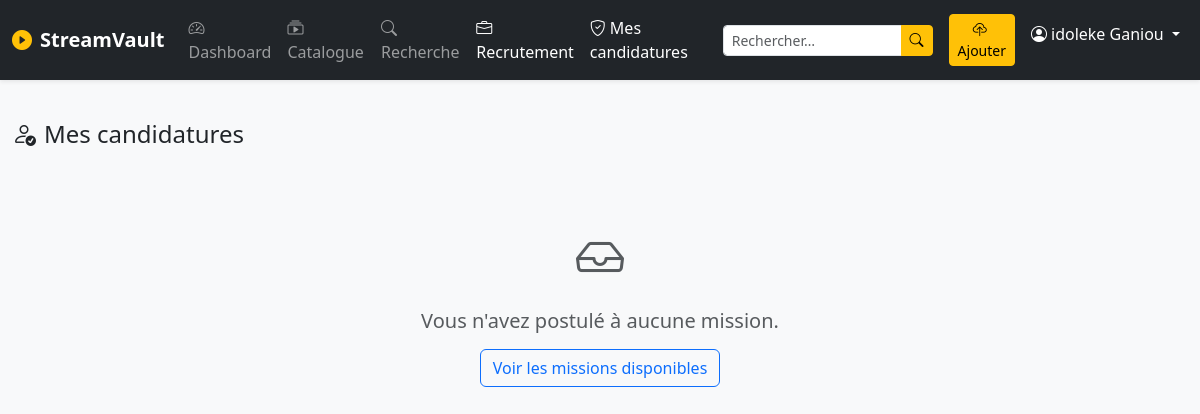
The app's page /recrutement/mes-candidatures/ (signed in), older data.
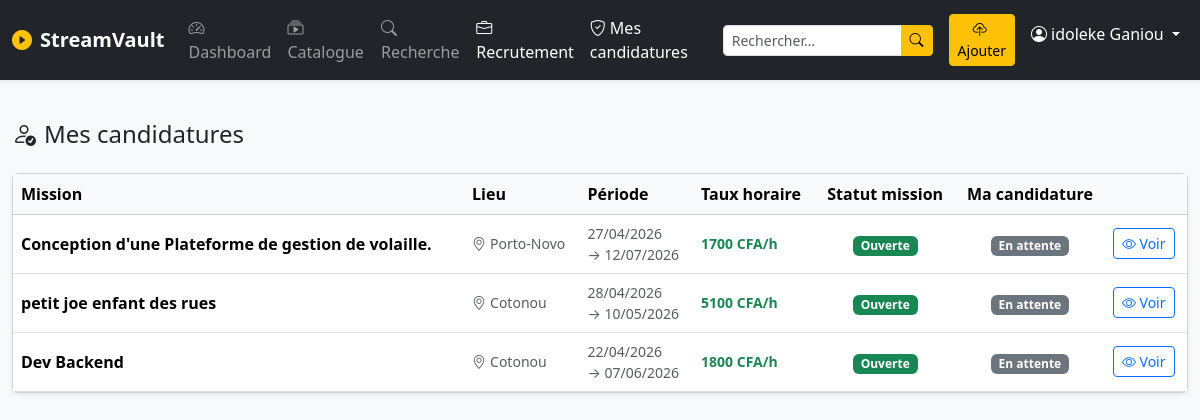
The same page, newer data.
### recrutement/models.py (models this page shows, shortened)
class Candidature(models.Model):
    STATUT_EN_ATTENTE = "attente"
    STATUT_ACCEPTEE   = "acceptee"
    STATUT_REFUSEE    = "refusee"
    STATUT_CHOICES = [
        (STATUT_EN_ATTENTE, "En attente"),
        (STATUT_ACCEPTEE,   "Acceptée"),
        (STATUT_REFUSEE,    "Refusée"),
    ]
    mission   = models.ForeignKey(
        Mission,
        on_delete=models.CASCADE,
        related_name="candidatures",
        verbose_name="Mission",
    )
    candidat  = models.ForeignKey(
        settings.AUTH_USER_MODEL,
        on_delete=models.CASCADE,
        related_name="candidatures",
        verbose_name="Candidat",
    )
    statut    = models.CharField(
        max_length=10,
        choices=STATUT_CHOICES,
        default=STATUT_EN_ATTENTE,
        verbose_name="Statut",
    )
    message   = models.TextField(blank=True, verbose_name="Message de motivation")
    postule_le = models.DateTimeField(auto_now_add=True)
    class Meta:
        verbose_name = "Candidature"
        verbose_name_plural = "Candidatures"
        ordering = ["-postule_le"]
        unique_together = ("mission", "candidat")

class Mission(models.Model):
    STATUT_OUVERTE   = "ouverte"
    STATUT_FERMEE    = "fermee"
    STATUT_POURVUE   = "pourvue"
    STATUT_CHOICES = [
        (STATUT_OUVERTE,  "Ouverte"),
        (STATUT_FERMEE,   "Fermée"),
        (STATUT_POURVUE,  "Pourvue"),
    ]
    titre       = models.CharField(max_length=200, verbose_name="Titre de la mission")
    description = models.TextField(verbose_name="Description")
    date_debut  = models.DateField(verbose_name="Date de début")
    date_fin    = models.DateField(verbose_name="Date de fin")
    heure       = models.TimeField(verbose_name="Heure de début")
    taux_horaire = models.DecimalField(
        max_digits=8, decimal_places=2, verbose_name="Taux horaire (CFA)"
    )
    competences = models.ManyToManyField(
        Competence,
        blank=True,
        related_name="missions",
        verbose_name="Compétences requises",
    )
    lieu        = models.CharField(max_length=200, verbose_name="Lieu")
    image       = models.ImageField(
        upload_to="missions/",
        blank=True,
        null=True,
        verbose_name="Image",
    )
    statut      = models.CharField(
        max_length=10,
        choices=STATUT_CHOICES,
        default=STATUT_OUVERTE,
        verbose_name="Statut",
    )
    auteur      = models.ForeignKey(
        settings.AUTH_USER_MODEL,
        on_delete=models.CASCADE,
        related_name="missions",
        verbose_name="Auteur",
    )
    cree_le     = models.DateTimeField(auto_now_add=True)
    modifie_le  = models.DateTimeField(auto_now=True)
    class Meta:
        verbose_name = "Mission"
        verbose_name_plural = "Missions"
        ordering = ["-cree_le"]
    @property
    def statut_badge(self):
        return {
            self.STATUT_OUVERTE:  "success",
            self.STATUT_FERMEE:   "secondary",
            self.STATUT_POURVUE:  "primary",
        }.get(self.statut, "secondary")

### recrutement/views.py (the view)
# urls.py: path("mes-candidatures/",         views.mes_candidatures,   name="mes_candidatures"),
@login_required
def mes_candidatures(request):
    candidatures = Candidature.objects.filter(
        candidat=request.user
    ).select_related("mission", "mission__auteur")
    return render(request, "recrutement/mes_candidatures.html", {"candidatures": candidatures})

### authentification/models.py (called while the page is built)
    @property
    def full_name(self):
        return f"{self.nom} {self.prenoms}"

### recrutement/templates/recrutement/mes_candidatures.html (shortened to what this page needs)
{% extends "greenplay/base.html" %}
{% block content %}
<h4 class="mb-4"><i class="bi bi-person-check me-2"></i>Mes candidatures</h4>
{% if candidatures %}
<div class="card shadow-sm">
  <div class="table-responsive">
    <table class="table table-hover align-middle mb-0">
      <thead class="table-light">
        <tr>
          <th>Mission</th>
          <th>Lieu</th>
          <th>Période</th>
          <th>Taux horaire</th>
          <th class="text-center">Statut mission</th>
          <th class="text-center">Ma candidature</th>
          <th></th>
        </tr>
      </thead>
      <tbody>
        {% for c in candidatures %}
        <tr>
          <td class="fw-semibold">{{ c.mission.titre }}</td>
          <td class="text-muted small"><i class="bi bi-geo-alt me-1"></i>{{ c.mission.lieu }}</td>
          <td class="text-muted small">
            {{ c.mission.date_debut|date:"d/m/Y" }}<br>→ {{ c.mission.date_fin|date:"d/m/Y" }}
          </td>
          <td class="text-success fw-semibold small">{{ c.mission.taux_horaire|floatformat:0 }} CFA/h</td>
          <td class="text-center">
            <span class="badge bg-{{ c.mission.statut_badge }}">{{ c.mission.get_statut_display }}</span>
          </td>
          <td class="text-center">
            <span class="badge
              {% if c.statut == 'acceptee' %}bg-success
              {% elif c.statut == 'refusee' %}bg-danger
              {% else %}bg-secondary{% endif %}">
              {{ c.get_statut_display }}
            </span>
          </td>
          <td>
            <a href="{% url 'recrutement:detail' c.mission.pk %}" class="btn btn-sm btn-outline-primary">
              <i class="bi bi-eye"></i> Voir
            </a>
          </td>
        </tr>
        {% endfor %}
      </tbody>
    </table>
  </div>
</div>
{% else %}
<div class="text-center py-5">
  <i class="bi bi-inbox text-muted" style="font-size:3rem"></i>
  <h5 class="mt-3 text-muted">Vous n'avez postulé à aucune mission.</h5>
  <a href="{% url 'recrutement:liste' %}" class="btn btn-outline-primary mt-2">Voir les missions disponibles</a>
</div>
{% endif %}
{% endblock %}

Row changes from the older to the newer data that the page shows:
added Candidature: mission.titre "Conception d'une Plateforme de gestion de volaille.", mission.lieu "Porto-Novo", mission.date_debut "27/04/2026", mission.date_fin "12/07/2026", mission.taux_horaire "1700", mission.statut "Ouverte", statut "En attente"
added Candidature: mission.titre "petit joe enfant des rues", mission.lieu "Cotonou", mission.date_debut "28/04/2026", mission.date_fin "10/05/2026", mission.taux_horaire "5100", mission.statut "Ouverte", statut "En attente"
added Candidature: mission.titre "Dev Backend", mission.lieu "Cotonou", mission.date_debut "22/04/2026", mission.date_fin "07/06/2026", mission.taux_horaire "1800", mission.statut "Ouverte", statut "En attente"
Text that changed along with them:
text no longer shown: "Vous n'avez postulé à aucune mission. Voir les missions disponibles"
text now shown: "Mission Lieu Période Taux horaire Statut mission Ma candidature"
